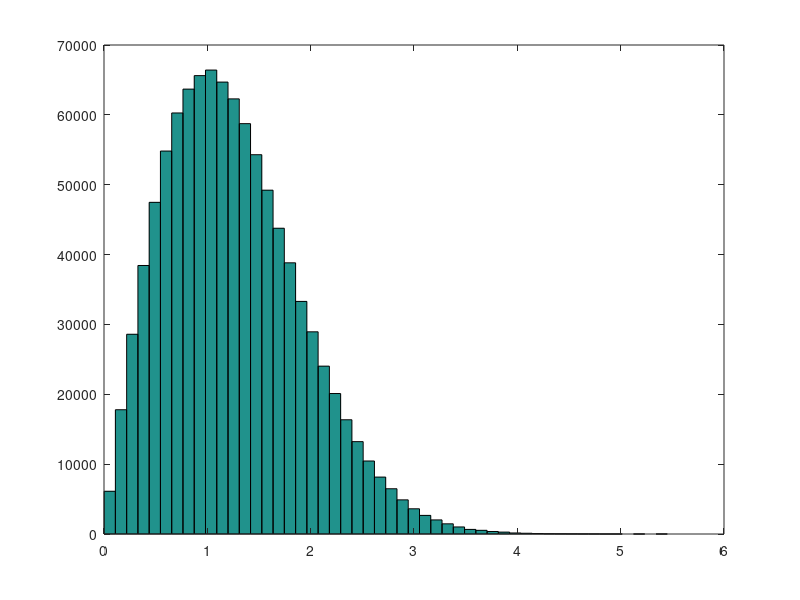

This figure's MATLAB source:

% 2023.09.18
clear; clc;

A = abs(randn(1,1e6) + j * randn(1,1e6));
hist(A,50)


# 10월16일 월요일 시험
# 시험범위 - 3장~5장까지 예정

% 1. 정현파 신호
% 2. 복소지수
% 3.

